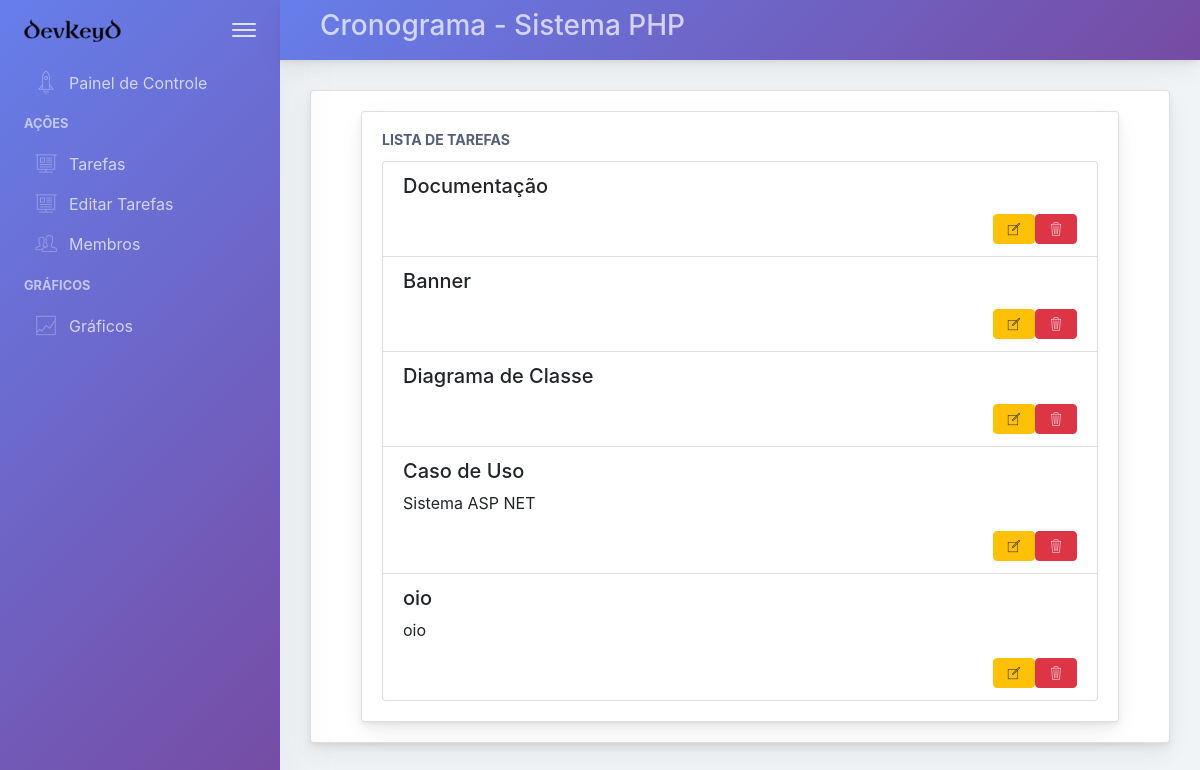
Before: /editar_tarefa.php with the older database file.
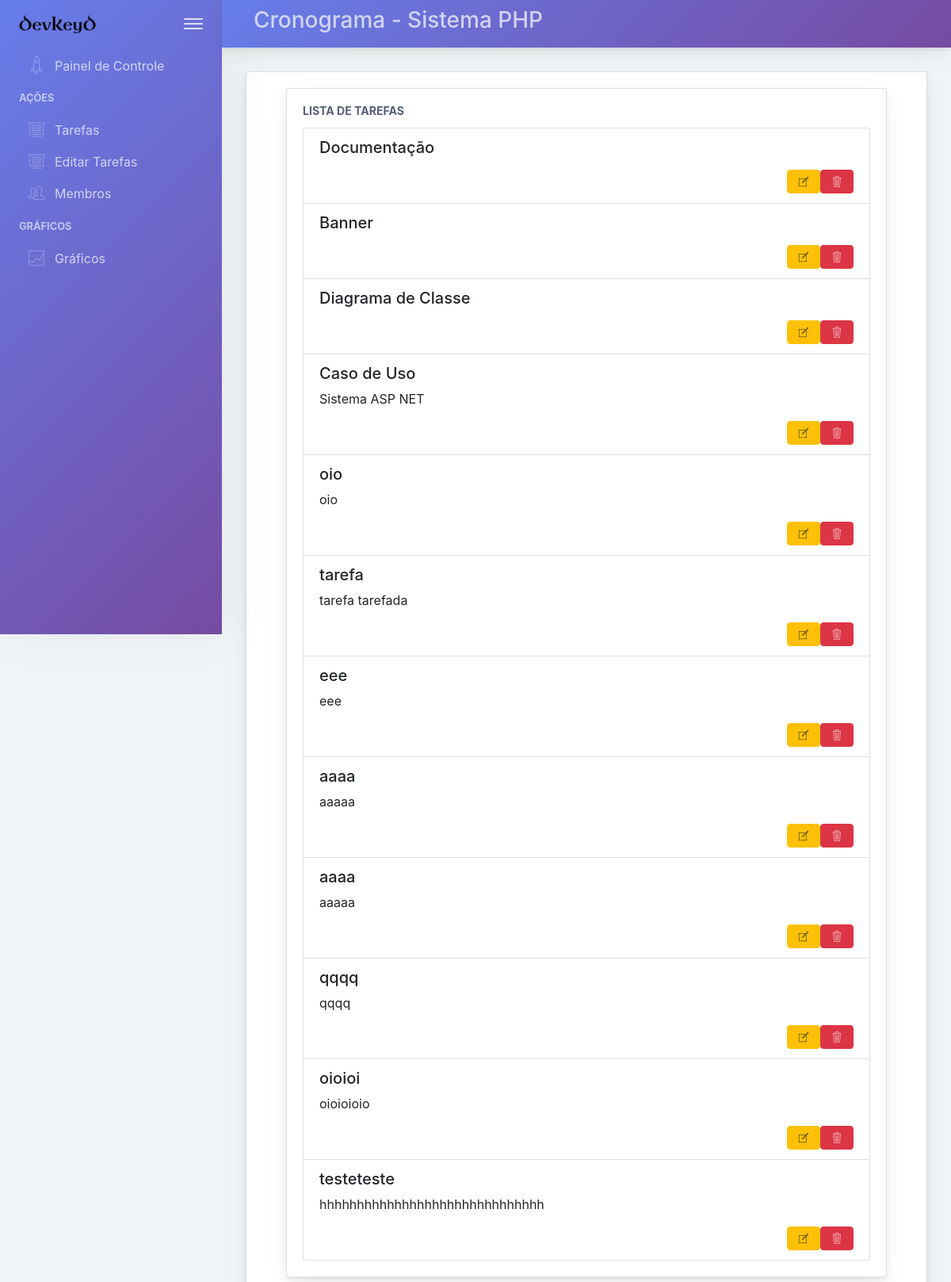
After: the same page with the newer database file.
### tables this page shows
CREATE TABLE IF NOT EXISTS `dev_tarefa` (
  `trf_id` int(11) NOT NULL AUTO_INCREMENT,
  `trf_nome` varchar(255) NOT NULL,
  `trf_descricao` varchar(255) DEFAULT NULL,
  `trf_usu` int(11) NOT NULL,
  `trf_data_ini` date DEFAULT NULL,
  `trf_data_fim` date DEFAULT NULL,
  `trf_status` varchar(3) DEFAULT 'pen',
  `trf_ordem` int(11) DEFAULT NULL,
  PRIMARY KEY (`trf_id`),
  KEY `fk_trf_usu` (`trf_usu`)
);

### editar_tarefa.php (the view, shortened to what the changed rows need)
<head>
    <link href="./main.css" rel="stylesheet">
    <link rel="stylesheet" type="text/css" href="http://yui.yahooapis.com/3.18.1/build/cssreset/cssreset-min.css">
    <link rel="stylesheet" href="https://maxcdn.bootstrapcdn.com/bootstrap/4.0.0/css/bootstrap.min.css">
    <link rel="stylesheet" type="text/css" href="css/estilo.css">
</head>
<body>
 <?php
 include_once(dirname(__FILE__) . '/menu_superior.php');
 ?>
 <div class="app-main__outer">
    <div class="app-main__inner">
        <div class="tab-content">
            <div class="tab-pane tabs-animation fade show active" id="tab-content-0" role="tabpanel">
                <div class="main-card mb-3 card">
                    <div class="col-md-12">
                        <div class="card-body">
                            <div class="col-md-12">
                                <div class="main-card mb-6 card">
                                    <div class="card-body">
                                        <ul class="list-group">
                                            <?php
                                            $cSQL = "SELECT * FROM " .Config::BD_PREFIX. "tarefa";
                                            $oDados = mysqli_query($con, $cSQL);
                                            while ($registro = mysqli_fetch_assoc($oDados)) {
                                                echo '
                                                <li class="list-group-item">
                                                <h5 class="list-group-item-heading">'
                                                .$registro['trf_nome'].
                                                '</h5>
                                                <p class="list-group-item-text">'.$registro['trf_descricao'].'
                                                </p>
                                                ';
                                                echo '
                                                <div class="pull-right">
                                                <button data-toggle="modal" data-target="#excluir_trf'.$registro['trf_id'].'" class="btn btn-danger">
                                                <i class="pe-7s-trash"></i>
                                                </button>
                                                </div>
                                                ';
                                                echo '
                                                <div class="pull-right">
                                                <button type="button" class="btn btn-warning  btn-toggle" data-element="#'.$registro['trf_id'].'" value="">
                                                <i class="pe-7s-note"></i>
                                                </button>
                                                </div>
                                                ';
                                                echo '
                                                <div class="form-group" id="'.$registro['trf_id'].'" style="display:none">
                                                <form action="edita.php" method="post">
                                                <div class="form-row">
                                                <div class="col-md-6">
                                                <div class="position-relative form-group">
                                                <label for="trf_nome" class="">
                                                Tarefa
                                                </label>
                                                <input name="trf_nome" id="trf_nome" placeholder="Nome da Tarefa" type="text" class="form-control" minlength="3" required value="'.$registro['trf_nome'].'">
                                                </div>
                                                </div>
                                                <div class="col-md-10">
                                                <div class="position-relative form-group">
                                                <label for="trf_descricao" class="">
                                                Descrição
                                                </label>
                                                <textarea id="trf_descricao" name="trf_descricao" class="form-control"  minlength="3" required>
                                                '.$registro['trf_descricao'].'
                                                </textarea>
                                                </div>
                                                </div>
                                                </div>
                                                <button class="mt-2 btn btn-success">Editar</button>
                                                <input type="hidden" name="action" value="edita_trf">
                                                <input type="hidden" name="trf_id" value="'.$registro['trf_id'].'">
                                                </form>
                                                </div>
                                                </li>
                                                '
                                                ;
                                            }
                                            ?>
                                        </ul>
                                    </div>
                                </div>
                            </div>
                        </div>
                    </div>
                </div>
            </div>
        </div>
    </div>
</div>
<script type="text/javascript" src="./assets/scripts/main.js"></script></body>
</html>

Changed rows visible on the page:
added dev_tarefa: trf_nome "tarefa", trf_descricao "tarefa tarefada"
added dev_tarefa: trf_nome "eee", trf_descricao "eee"
added dev_tarefa: trf_nome "aaaa", trf_descricao "aaaaa"
added dev_tarefa: trf_nome "aaaa", trf_descricao "aaaaa"
added dev_tarefa: trf_nome "qqqq", trf_descricao "qqqq"
added dev_tarefa: trf_nome "oioioi", trf_descricao "oioioioio"
added dev_tarefa: trf_nome "testeteste", trf_descricao "hhhhhhhhhhhhhhhhhhhhhhhhhhhhhh"
